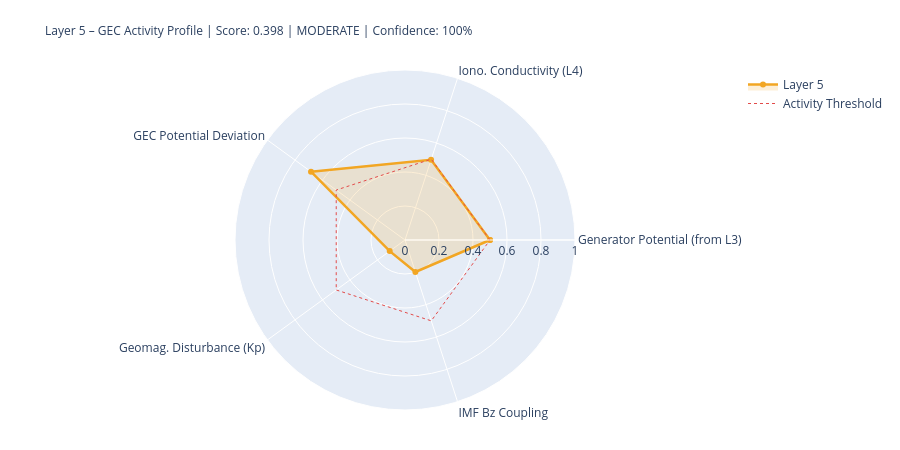

Write notebook code for a chart like this one.
### Markdown cell above
---
## 5. State Assessment & Handoff to Layer 6

### Code cell
# ============================================================
# LAYER-5-SCORE
# ============================================================

# Components
# 1) Generator activity (Layer-3-driven)
gen_score = norm(generator_strength, 0.3, 2.0)
gen_src   = 'from_layer3' if l3_thunder_score is not None else 'estimated'

# 2) Ionospheric conductivity (Layer-4-driven)
iono_score = norm(iono_cond_factor, 0.7, 1.4)
iono_src   = 'from_layer4' if l4_ioniz is not None else 'estimated'

# 3) GEC potential deviation from reference
pot_score = norm(abs(delta_V_pct), 0, 30)  # 0 = at reference, 1 = 30% deviation
pot_src   = 'derived'

# 4) Geomagnetic disturbance (Kp) – modulates vertical currents
kp_score = norm(kp_val, 0, 9)
kp_src   = 'primary' if kp_now is not None else 'from_layer4'

# 5) IMF Bz coupling (southward = stronger M-I coupling → GEC influence)
bz_score = norm(-(bz_now or 0), -5, 30) if bz_now is not None else None
bz_src   = 'primary' if bz_now is not None else 'missing'

COMPONENTS = {
    'Generator Potential (from L3)':  {'score': gen_score,   'source': 'derived_from_layer3', 'dynamic': True},
    'Iono. Conductivity (L4)':      {'score': iono_score,  'source': iono_src, 'dynamic': True},
    'GEC Potential Deviation':      {'score': pot_score,   'source': pot_src,  'dynamic': True},
    'Geomag. Disturbance (Kp)':         {'score': kp_score,    'source': kp_src,   'dynamic': True},
    'IMF Bz Coupling':               {'score': bz_score,    'source': bz_src,   'dynamic': True},
}

available   = {k: v['score'] for k, v in COMPONENTS.items() if v['score'] is not None}
unavailable = [k for k, v in COMPONENTS.items() if v['score'] is None]
layer5_score = round(sum(available.values()) / len(available), 4) if available else None
confidence   = round(len(available) / len(COMPONENTS), 2)
level = ('unknown' if layer5_score is None
         else 'quiet'   if layer5_score < 0.3
         else 'moderate' if layer5_score < 0.6
         else 'active')
dominant_l5 = max(available, key=available.get) if available else 'none'

# Kp consistency: separate 1-min raw value from score value
kp_1m_raw   = kp_now          # directly from API (can be 0.0 during live measurement)
kp_for_score = kp_val          # from Layer-0 context or estimated value if needed
kp_score_src = kp_src

W = 68
print('=' * W)
print('LAYER 5 – GLOBAL ELECTRIC CIRCUIT – STATE ASSESSMENT')
print('=' * W)
for name, comp in COMPONENTS.items():
    s = comp['score']
    if s is not None:
        bar = '█' * int(s*20) + '░' * (20-int(s*20))
        print(f'  {name:<34} {bar}  {s:.3f}  [{comp["source"]}]')
    else:
        print(f'  {name:<34} {"─"*20}  n/a   [missing]')
print('-' * W)
print(f'  Score:         {layer5_score:.3f}  ({len(available)}/{len(COMPONENTS)} components)')
print(f'  Confidence:    {confidence:.0%}')
print(f'  Level:         {level.upper()}')
print(f'  Dominant:      {dominant_l5}')
print(f'  V_iono:        {V_iono_mod:.1f} kV  (Δ {delta_V_pct:+.1f}% vs. Ref)')
print(f'  I_total:       {I_total_mod:.1f} A   (Δ {delta_I_pct:+.1f}% vs. Ref)')
print('=' * W)

# Radar
cats   = list(available.keys())
vals_r = list(available.values())
if len(cats) >= 3:
    fig = go.Figure()
    fig.add_trace(go.Scatterpolar(
        r=vals_r + [vals_r[0]], theta=cats + [cats[0]],
        fill='toself', fillcolor='rgba(242,166,35,0.18)',
        line=dict(color='#F2A623', width=2.5), name='Layer 5'
    ))
    fig.add_trace(go.Scatterpolar(
        r=[0.5]*(len(cats)+1), theta=cats+[cats[0]],
        line=dict(color='#E24B4A', dash='dot', width=1),
        mode='lines', name='Activity Threshold'
    ))
    fig.update_layout(
        title=dict(
            text=f'Layer 5 – GEC Activity Profile | Score: {layer5_score:.3f} | {level.upper()} | Confidence: {confidence:.0%}',
            font=dict(size=12)
        ),
        polar=dict(radialaxis=dict(visible=True, range=[0,1])),
        height=450, showlegend=True,
        margin=dict(l=80, r=80, t=70, b=40)
    )
    fig.show()

### Figure 1 — Plotly figure (JSON) as saved in the notebook; plotly's stock layout.template omitted (floating-point values rounded to 4 significant figures)
{"data": [{"fill": "toself", "fillcolor": "rgba(242,166,35,0.18)", "line": {"color": "#F2A623", "width": 2.5}, "name": "Layer 5", "r": [0.5, 0.4963, 0.6833, 0.1111, 0.1977, 0.5], "theta": ["Generator Potential (from L3)", "Iono. Conductivity (L4)", "GEC Potential Deviation", "Geomag. Disturbance (Kp)", "IMF Bz Coupling", "Generator Potential (from L3)"], "type": "scatterpolar"}, {"line": {"color": "#E24B4A", "dash": "dot", "width": 1}, "mode": "lines", "name": "Activity Threshold", "r": [0.5, 0.5, 0.5, 0.5, 0.5, 0.5], "theta": ["Generator Potential (from L3)", "Iono. Conductivity (L4)", "GEC Potential Deviation", "Geomag. Disturbance (Kp)", "IMF Bz Coupling", "Generator Potential (from L3)"], "type": "scatterpolar"}], "layout": {"height": 450, "margin": {"b": 40, "l": 80, "r": 80, "t": 70}, "polar": {"radialaxis": {"range": [0, 1], "visible": true}}, "showlegend": true, "title": {"font": {"size": 12}, "text": "Layer 5 – GEC Activity Profile | Score: 0.398 | MODERATE | Confidence: 100%"}}}
